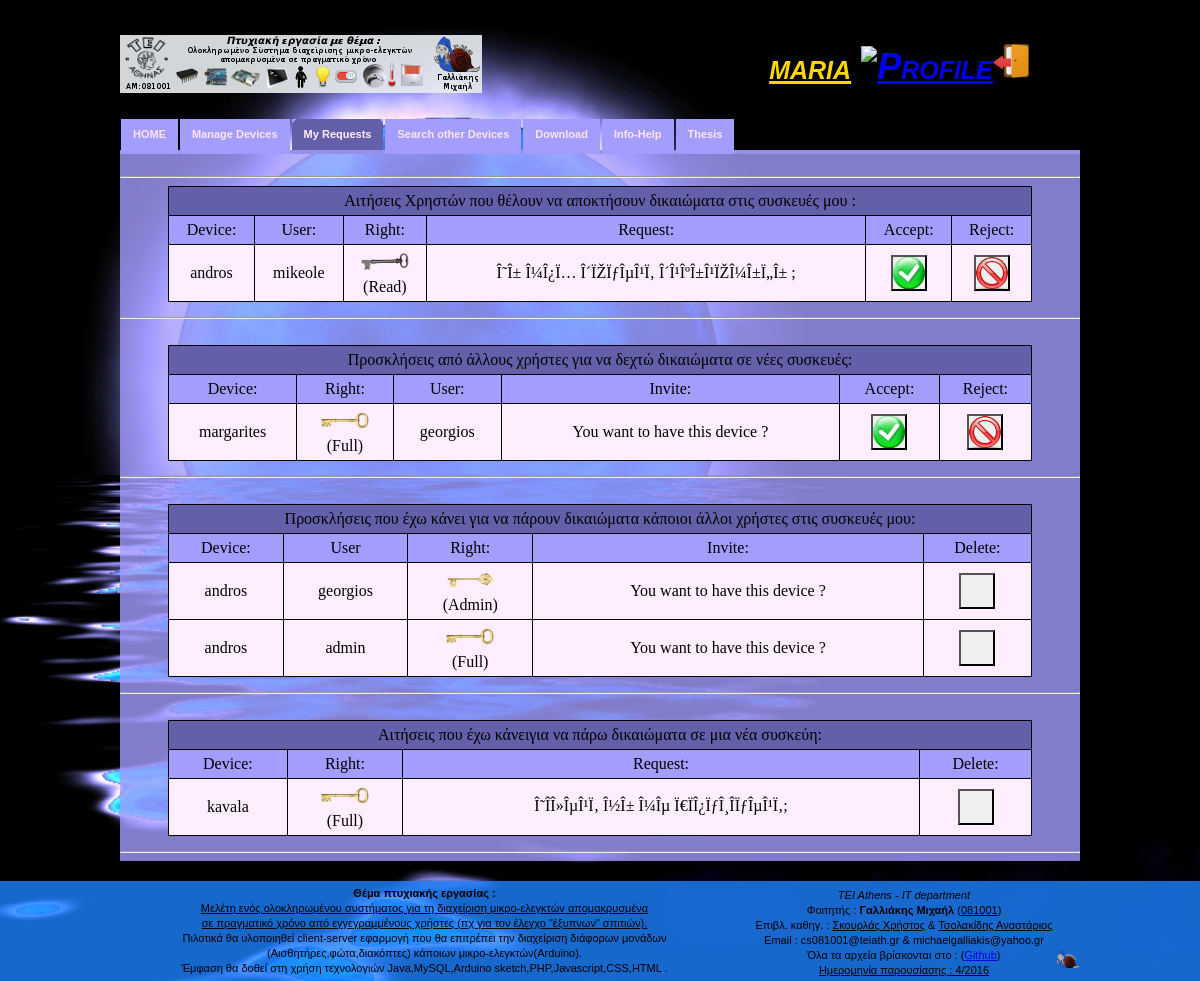
Screenshot of /Website/MyRequests.php (signed in) with the database file from the repository.
### tables this page shows
CREATE TABLE `requests` (
  `RequestID` int(11) NOT NULL AUTO_INCREMENT,
  `UserTo` int(11) NOT NULL,
  `UserFrom` int(11) NOT NULL,
  `TypeAccess` varchar(1) NOT NULL,
  `DeviceID` int(11) NOT NULL,
  `Text` varchar(500) DEFAULT NULL,
  `isDeleted` bit(1) DEFAULT b'0',
  `lastModified` datetime NOT NULL,
  PRIMARY KEY (`RequestID`),
  KEY `fk_UserTo_UserID_idx` (`UserTo`),
  KEY `fk_UserFrom_UserID_idx` (`UserFrom`),
  KEY `fk_DeviceID_R_DeviceID_idx` (`DeviceID`),
  CONSTRAINT `fk_DeviceID_R_DeviceID` FOREIGN KEY (`DeviceID`) REFERENCES `devices` (`DeviceID`) ON DELETE NO ACTION ON UPDATE NO ACTION,
  CONSTRAINT `fk_UserFrom_UserID` FOREIGN KEY (`UserFrom`) REFERENCES `users` (`UserID`) ON DELETE NO ACTION ON UPDATE NO ACTION,
  CONSTRAINT `fk_UserTo_UserID` FOREIGN KEY (`UserTo`) REFERENCES `users` (`UserID`) ON DELETE NO ACTION ON UPDATE NO ACTION
);

### Website/MyRequests.php (the view, shortened to what this page needs)
<!DOCTYPE html>
<html>
    <head>
    <?php include("htmlHead.php");?>
    </head>
    <body>
        <div id="container">
         <?php $parentFilePath = __FILE__ ; include("header.php");?>
            <div id="middle">
                <br/>
                <center>
                    <table>
                        <thead>
                        <hr/>
                        <tr>
                            <th colspan="6">Αιτήσεις Χρηστών που θέλουν να αποκτήσουν δικαιώματα στις συσκευές μου :</th>
                        </tr>
                        <tr>
                            <th>Device:</th>
                            <th>User:</th>
                            <th>Right:</th>
                            <th>Request:</th>
                            <th>Accept:</th>
                            <th>Reject:</th>
                        </tr>
                        </thead>
            <?php
            include("Db_conection.php");
            $user_ID=$_SESSION['ID'];
            $view_users_query="SELECT RequestID,(SELECT Username From users WHERE UserID=UserTo)AS UserTo,
                TypeAccess,
                (SELECT d.DeviceNAme From devices d WHERE d.DeviceID=r.DeviceID)AS DeviceName,Text
                FROM requests r WHERE DeviceID IN (
                    SELECT d.DeviceID FROM devices d
                    LEFT JOIN deviceaccess da ON d.DeviceID = da.DeviceID AND da.USERID = '$user_ID' AND da.isDeleted = false
                    WHERE (d.Owner = '$user_ID' OR da.UserID = '$user_ID') AND d.isDeleted = false AND (da.TypeAccess = 'A' OR d.Owner = '$user_ID'))
                AND UserTo = UserFrom ORDER BY DeviceName, TypeAccess,UserTo";
            $run=mysqli_query($dbcon,$view_users_query);
            $thereIsNotRecordFlag = true ;
            while($row=mysqli_fetch_array($run))
            {
                $thereIsNotRecordFlag = false;
                $requestID = $row['RequestID'] ;
                $userTo = $row['UserTo'] ;
                $access = $row['TypeAccess'] ;
                $deviceID = $row['DeviceName'] ;
                $text = $row['Text'] ;
            ?>
                        <tr>
                            <td><?php echo $deviceID;  ?></td>
                            <td><?php echo $userTo;  ?></td>
                <?php
                 switch ($access) {
                            case "R" :
                                echo "<td><input type='image' src='myImages/readonly.png' height='24' width='48'/><br>(Read)</td>" ;
                                break;
                        }
                    ?>
                            <td><?php echo $text;  ?></td>
                            <td><a href="ConfirmRequest.php?requestID=<?php echo $requestID ?>"><button class="confirm"></button></a></td>
                            <td><a href="RemoveRequest.php?requestID=<?php echo $requestID ?>"><button class="deleteRequest1"></button></a></td>
                        </tr>
            <?php } if ($thereIsNotRecordFlag) echo "<tr><td colspan='6'>Δεν υπάρχουν αιτήσεις!</td></tr>"; ?>
                    </table>
                    <hr/>
                    <br/>
                    <table>
                        <thead>
                            <tr>
                                <th colspan="6">Προσκλήσεις από άλλους χρήστες για να δεχτώ δικαιώματα σε νέες συσκευές:</th>
                            </tr>
                            <tr>
                                <th>Device:</th>
                                <th>Right:</th>
                                <th>User:</th>
                                <th>Invite:</th>
                                <th>Accept:</th>
                                <th>Reject:</th>
                            </tr>
                        </thead>
            <?php
            $view_users_query="SELECT RequestID,(SELECT Username From users WHERE UserID=UserFrom)AS UserFrom,
                TypeAccess,
                (SELECT d.DeviceNAme From devices d WHERE d.DeviceID=r.DeviceID) AS DeviceName,Text FROM requests r WHERE UserFrom != '$user_ID' And UserTo = '$user_ID' ORDER BY DeviceName, TypeAccess,UserTo" ;
            $run=mysqli_query($dbcon,$view_users_query);
            $thereIsNotRecordFlag = true ;
            while($row=mysqli_fetch_array($run))
            {
                $thereIsNotRecordFlag = false ;
                $requestID = $row['RequestID'] ;
                $userFrom = $row['UserFrom'] ;
                $access = $row['TypeAccess'] ;
                $deviceID = $row['DeviceName'] ;
                $text = $row['Text'] ;
            ?>
                        <tr>
                            <td><?php echo $deviceID;  ?></td>
                <?php
                       switch ($access) {
                            case "F" :
                                echo "<td><input type='image' src='myImages/full.png' height='24' width='48'/><br>(Full)</td>" ;
                                break;
                        }
                    ?>
                            <td><?php echo $userFrom;  ?></td>
                            <td><?php echo $text;  ?></td>
                            <td><a href="ConfirmRequest.php?requestID=<?php echo $requestID ?>"><button class="confirm"></button></a></td>
                            <td><a href="RemoveRequest.php?requestID=<?php echo $requestID ?>"><button class="deleteRequest1"></button></a></td>
                        </tr>
            <?php } if ($thereIsNotRecordFlag) echo "<tr><td colspan='6'>Δεν υπάρχουν προσκλήσεις!</td></tr>"; ?>
                    </table>
                    <hr/>
                    <br/>
                    <table>
                        <thead>
                            <tr>
                                <th colspan="5">Προσκλήσεις που έχω κάνει για να πάρουν δικαιώματα κάποιοι άλλοι χρήστες στις συσκευές μου:</th>
                            </tr>
                            <tr>
                                <th>Device:</th>
                                <th>User</th>
                                <th>Right:</th>
                                <th>Invite:</th>
                                <th>Delete:</th>
                            </tr>
                        </thead>
            <?php
            $view_users_query="SELECT RequestID,(SELECT Username From users WHERE UserID=UserTo)AS UserTo,
                TypeAccess,
                (SELECT d.DeviceNAme From devices d WHERE d.DeviceID=r.DeviceID) AS DeviceName,Text FROM requests r WHERE UserFrom = '$user_ID' And UserTo != '$user_ID' ORDER BY DeviceName, TypeAccess,UserTo" ;
            $run=mysqli_query($dbcon,$view_users_query);
            $thereIsNotRecordFlag = true ;
            while($row=mysqli_fetch_array($run))
            {
                $thereIsNotRecordFlag = false ;
                $requestID = $row['RequestID'] ;
                $userTo = $row['UserTo'] ;
                $access = $row['TypeAccess'] ;
                $deviceID = $row['DeviceName'] ;
                $text = $row['Text'] ;
            ?>
                        <tr>
                            <td><?php echo $deviceID;  ?></td>
                            <td><?php echo $userTo;  ?></td>
                <?php
                      switch ($access) {
                            case "A" :
                                echo "<td><input type='image' src='myImages/admin.png' height='24' width='48'/><br>(Admin)</td>" ;
                                break ;
                            case "F" :
                                echo "<td><input type='image' src='myImages/full.png' height='24' width='48'/><br>(Full)</td>" ;
                                break;
                        }
                    ?>
                            <td><?php echo $text;  ?></td>
                            <td><a href="RemoveRequest.php?requestID=<?php echo $requestID ?>"><button class="deleteRequest2"></button></a></td>
                        </tr>
            <?php }  if ($thereIsNotRecordFlag) echo "<tr><td colspan='5'>Δεν υπάρχουν προσκλήσεις!</td></tr>";  ?>
                    </table>
                    <hr/>
                    <br/>
                    <table>
                        <thead>
                            <tr>
                                <th colspan="4">Αιτήσεις που έχω κάνειγια να πάρω δικαιώματα σε μια νέα συσκεύη:</th>
                            </tr>
                            <tr>
                                <th>Device:</th>
                                <th>Right:</th>
                                <th>Request:</th>
                                <th>Delete:</th>
                            </tr>
                        </thead>
            <?php
            $view_users_query="SELECT RequestID,TypeAccess,
                (SELECT d.DeviceNAme From devices d WHERE d.DeviceID=r.DeviceID) AS DeviceName,Text FROM requests r WHERE UserFrom = '$user_ID' And UserTo = '$user_ID' ORDER BY DeviceName, TypeAccess,UserTo" ;
            $run=mysqli_query($dbcon,$view_users_query);
            $thereIsNotRecordFlag = true ;
            while($row=mysqli_fetch_array($run))
            {
                $thereIsNotRecordFlag = false ;
                $requestID = $row['RequestID'] ;
                $access = $row['TypeAccess'] ;
                $deviceID = $row['DeviceName'] ;
                $text = $row['Text'] ;
            ?>
                        <tr>
                            <td><?php echo $deviceID;  ?></td>
                <?php
                       switch ($access) {
                            case "F" :
                                echo "<td><input type='image' src='myImages/full.png' height='24' width='48'/><br>(Full)</td>" ;
                                break;
                        }
                    ?>
                            <td><?php echo $text;  ?></td>
                            <td><a href="RemoveRequest.php?requestID=<?php echo $requestID ?>"><button class="deleteRequest2"></button></a></td>
                        </tr>
            <?php } if ($thereIsNotRecordFlag) echo "<tr><td colspan='4'>Δεν υπάρχουν αιτήσεις!</td></tr>"; ?>
                    </table>
                    <hr/>
                </center>
            </div>
  <?php include("boxes.php"); ?>
        </div>
        <?php include("footer.php");?>
    </body>
</html>

### Website/htmlHead.php (shortened to what this page needs)
<link href="layout.css" rel="stylesheet" type="text/css" />

### Website/header.php (shortened to what this page needs)
<div id="header">
    <div id="logo"></div>
    <div id="<?php
       if($_SESSION['username'])
        {
       $type = $_SESSION['Type'] ;
       if ($type == "V")
           echo "contactVIP" ;
       else if ($type == "S")
           echo "contactSuper" ;
       else
           echo "contactUser" ;
        }
        else echo "contact" ;
           ?>">
            <?php
       $parentFileName = basename($parentFilePath);
    if(!$_SESSION['username'])
    {
       echo '<p><b><center><span class="btext"><a href="Login.php" title=""><img src="myImages/Login-icon.png" alt ="Login" height="36" width="36"/></a><a href="Registration.php" title=""><img src="myImages/signUp.png" alt ="Sign up" height="36" width="36"/></a></b></span></center></p>' ;
    }
    else
    {
        echo '<p><b><center><span class="btext"><u>';
        echo $_SESSION['username'];
        echo '</u>&nbsp;<a href="Profile.php" title=""><img src="myImages/profile.png" alt ="Profile" height="36" width="36"/></a><a href="Logout.php" title=""><img src="myImages/Logout-icon.png" alt ="Logout" height="36" width="36"/></a></b></span></center></p>' ;
    }
    ?>
    </div>
    <div class="corner">
        <div id="navcontainer">
            <div id="smashnav">
                <ul>
                    <li><a href="index.php" title="" <?php if ($parentFileName=="index.php") echo 'class="current"' ?>><span>HOME</span></a></li>
   <?php if ($_SESSION['username']) { ?>
                    <li><a href="ManageDevices.php" title="" <?php if ($parentFileName=="ManageDevices.php" ||$parentFileName=="EditDevice.php"||$parentFileName=="Invite.php"||$parentFileName=="NewDevice.php" ) echo 'class="current"' ?>><span>Manage Devices</span></a></li>
                    <li><a href="MyRequests.php" title="" <?php if ($parentFileName=="MyRequests.php") echo 'class="current"' ?>><span>My Requests</span></a></li>
                    <li><a href="Search.php" title="" <?php if ($parentFileName=="Search.php") echo 'class="current"' ?>><span>Search other Devices</span></a></li>
   <?php } else { ?>
                    <li><label><span>Manage Devices</span></label></li>
                    <li><label><span>My Requests</span></label></li>
                    <li><label><span>Search other Devices</span></label></li>
   <?php } ?>
                    <li><a href="Download.php" title="" <?php if ($parentFileName=="Download.php") echo 'class="current"' ?>><span>Download</span></a></li>
                    <li><a href="InfoHelp.php" title="" <?php if ($parentFileName=="InfoHelp.php") echo 'class="current"' ?>><span>Info-Help</span></a></li>
                    <li><a href="Thesis.php" title="" <?php if ($parentFileName=="Thesis.php") echo 'class="current"' ?>><span>Thesis</span></a></li>
                </ul>
            </div>
        </div>
    </div>
</div>

### Website/boxes.php (shortened to what this page needs)
<div id="boxes">
</div>

### Website/footer.php (shortened to what this page needs)
<div id="footer_wrap">
    <div id="footer">
        <div id="footer_left">
            <center>
                <h4>Θέμα πτυχιακής εργασίας :</h4>
                <p>
                  <u>Μελέτη ενός ολοκληρωμένου συστήματος για τη διαχείριση μικρο-ελεγκτών απομακρυσμένα <br/>
                                    σε πραγματικό χρόνο από εγγεγραμμένους χρήστες (πχ για τον έλεγχο "έξυπνων" σπιτιών). </u><br/>
                                    Πιλοτικά θα υλοποιηθεί client-server εφαρμογή που θα επιτρέπει την διαχείριση διάφορων   μονάδων (Αισθητήρες,φώτα,διακόπτες) κάποιων μικρο-ελεγκτών(Arduino).  <br/>
                                    Έμφαση θα δοθεί στη χρήση τεχνολογιών Java,MySQL,Arduino sketch,PHP,Javascript,CSS,HTML .
            </p></center>
        </div>
        <div id="footer_right">
            <center>
                <i>TEI Athens - IT department</i><br/>
                Φοιτητής : <b>Γαλλιάκης Μιχαήλ</b> (<u>081001</u>)<br>
                Επιβλ. καθηγ. : <u>Σκουρλάς Χρήστος</u> & <u>Τσολακίδης Αναστάριος</u> <br/>
                Email : <label id="papaki">cs081001[papaki]teiath[telia]gr</label> & <label id="papaki2">michaelgalliakis[papaki]yahoo[telia]gr</label><br/>
                Όλα τα αρχεία βρίσκονται στο : (<a href="https://github.com/michaelgalliakis/myThesis.git">Github</a>)<br/>
                <u>Ημερομηνία παρουσίασης : 4/2016</u><br/>
            </center>
        </div>
    </div>
</div>

### rows the page displays
requests: deviceID "andros", userTo "mikeole", Text "Î˜Î± Î¼Î¿Ï… Î´ÏŽÏƒÎµÎ¹Ï‚ Î´Î¹ÎºÎ±Î¹ÏŽÎ¼Î±Ï„Î± ;"
requests: deviceID "margarites", userFrom "georgios", Text "You want to have this device ?"
requests: deviceID "andros", userTo "georgios", Text "You want to have this device ?"
requests: deviceID "andros", userTo "admin", Text "You want to have this device ?"
requests: deviceID "kavala", Text "Î˜Î­Î»ÎµÎ¹Ï‚ Î½Î± Î¼Îµ Ï€ÏÎ¿ÏƒÎ¸Î­ÏƒÎµÎ¹Ï‚;"

### other values shown
$_SESSION['username'] "maria"
